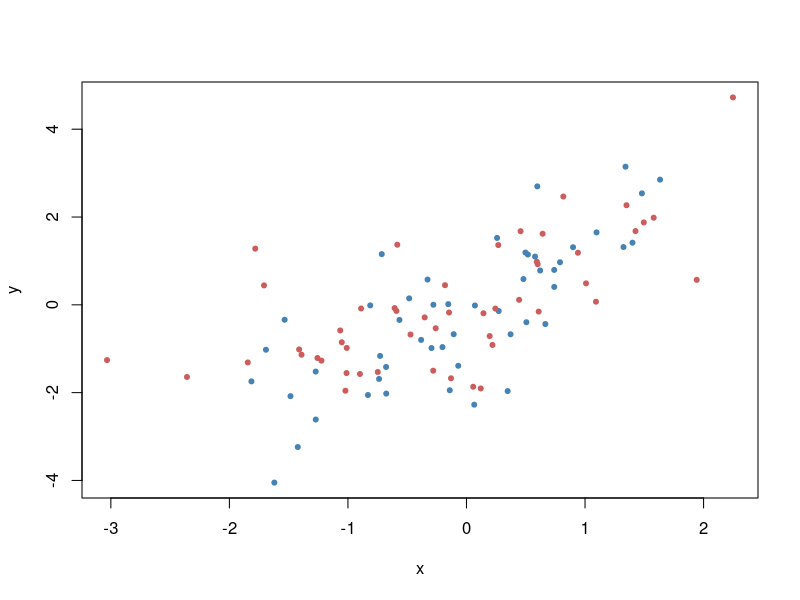

Reproduce this figure in R. (Note: this script raises an error after producing the figure.)
# The SciencesPo demo
# Press <Enter> to advance through the demo,
# Ctrl-C (Linux) or Esc (Windows and Mac) to exit

par(ask=TRUE)
x <- rnorm(100)
y <- x + rnorm(100)
plot(x, y, col=c("steelblue", "indianred"), pch=20)
legendPlotMinimalist("topright", legend=c("Foo", "Bar"), pch=20,
                     col=c("steelblue", "indianred"),
                     horiz=TRUE, bty='n', cex=0.8)


pause()
# Example: 2014 Brazilian election for the lower house. Results from Ceara state:
votes <- c(490205, 1151547, 2449440, 48274, 54403, 173151)
#' # Coalitions leading by the following parties:
parties <- c("DEM","PMDB","PRB","PSB", "PSTU","PTC")
n.seats <-19
dHondt(parties, votes, seats=n.seats)


pause()
# Political Diversity
US2004p <- c(Democratic=0.481, Republican=0.509, Independent=0.0038, Libertarian=0.0032, Constitution=0.0012, Green=0.00096, Others=0.00084)
## concentration indexes
politicalDiversity(US2004p, index= "herfindahl")

pause()
gini.simpson(US2004p)

pause()
politicalDiversity(US2004p, index= "shannon")


pause()
# The Effective Number of Parties
politicalDiversity(US2004p, index= "laakso/taagepera")

pause()

# 2010 Brazilian election outcome (votes):
BR2010v = c(PT=13813587, PMDB=11692384, PSDB=9421347, DEM=6932420, PR=7050274, PP=5987670, PSB=6553345,PDT=4478736, PTB=3808646, PSC=2981714,PV=2886633, PCdoB=2545279, PPS=2376475, PRB=1659973, PMN=1026220,PTdoB=605768, PSOL=968475, PHS=719611, PRTB=283047, PRP=232530, PSL=457490, PTC=563145)

politicalDiversity(BR2010v, index= "laakso/taagepera")


pause()
# 2010 Brazilian election outcome (seats):
BR2010s = c(PT=88, PMDB=79, PSDB=53, DEM=43, PR=41, PP=41, PSB=34,PDT=28, PTB=21, PSC=17,PV=15, PCdoB=15, PPS=12, PRB=8, PMN=4,PTdoB=3, PSOL=3, PHS=2, PRTB=2, PRP=2, PSL=1, PTC=1)

politicalDiversity(BR2010s, index= "laakso/taagepera")

# Using the Golosov index:
politicalDiversity(BR2010s, index= "golosov")

#' # 2010 Election outcome as proportion of seats

pause()

# 2014 Brazilian election outcome (seats):
BR2014s = c(70, 66, 55, 37, 38, 34, 34, 26, 22, 20, 19, 15, 12, 11, 10, 9, 8, 5, 4, 3, 3, 3, 2, 2, 2, 1, 1, 1)

politicalDiversity(BR2010s, index= "laakso/taagepera")


pause()
# Tests of Normality

# Anscombe-Glynn:
set.seed(1234)
x = rnorm(1000)
kurtosis(x)
anscombe.glynn(x)

anscombe.glynn(200:500)

# A fairly small sample
y = c(0.269, 0.357, 0.2, 0.221, 0.275, 0.277, 0.253, 0.127, 0.246)
qqnorm(y)
anscombe.glynn(y)


# D'Agostino
skewness(x, type = 2)
agostino(x)

# A fairly small sample
y = c(0.269, 0.357, 0.2, 0.221, 0.275, 0.277, 0.253, 0.127, 0.246)
qqnorm(y)
agostino(y)

# Bonett-Seier
bonett.seier(x)

# A fairly small sample
y = c(0.269, 0.357, 0.2, 0.221, 0.275, 0.277, 0.253, 0.127, 0.246)
qqnorm(y)
bonett.seier(y)

# Geary
kurtosis(x)+3 # The kurtosis functions omits the 3 as default.
geary(x)

# A fairly small sample
y = c(0.269, 0.357, 0.2, 0.221, 0.275, 0.277, 0.253, 0.127, 0.246)
qqnorm(y)
geary(y)

# Jarque-Bera
jarque.bera(x)

jarque.bera(200:500)

# A fairly small sample
y = c(0.269, 0.357, 0.2, 0.221, 0.275, 0.277, 0.253, 0.127, 0.246)
qqnorm(y)
jarque.bera(y)


# Descriptive
pause()
## Simulating the FREQ procedure of SPSS.
data(ssex)

freq(ssex, Favor)

pause()
## Cross-Tabulation: two-way

tab(titanic, SEX, AGE)

pause()
## Cross-Tabulation: three-way
titanic %>% tab(SEX, AGE, SURVIVED)
